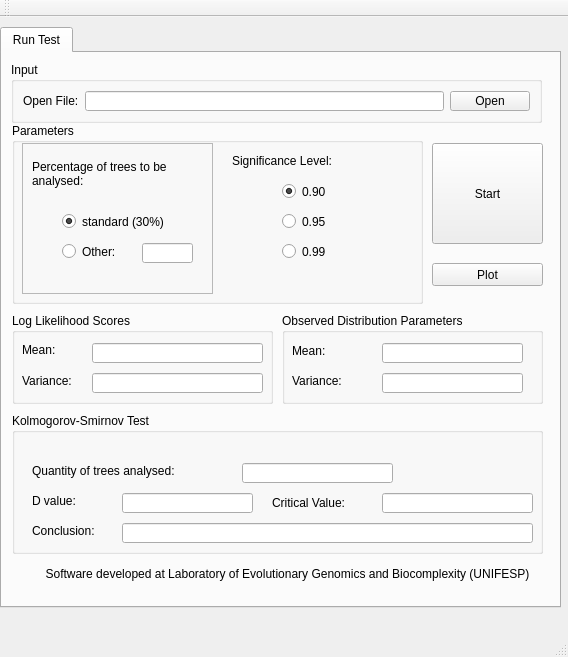
<?xml version="1.0" encoding="UTF-8"?>
<ui version="4.0">
 <class>PKS_Test</class>
 <widget class="QMainWindow" name="PKS_Test">
  <property name="geometry">
   <rect>
    <x>0</x>
    <y>0</y>
    <width>568</width>
    <height>657</height>
   </rect>
  </property>
  <property name="windowTitle">
   <string>PKS Test</string>
  </property>
  <widget class="QWidget" name="centralWidget">
   <widget class="QTabWidget" name="tabWidget_core">
    <property name="geometry">
     <rect>
      <x>0</x>
      <y>10</y>
      <width>561</width>
      <height>581</height>
     </rect>
    </property>
    <property name="autoFillBackground">
     <bool>true</bool>
    </property>
    <property name="currentIndex">
     <number>0</number>
    </property>
    <widget class="QWidget" name="tab">
     <attribute name="title">
      <string>Run Test</string>
     </attribute>
     <widget class="QGroupBox" name="groupBox_LnLStats">
      <property name="geometry">
       <rect>
        <x>10</x>
        <y>260</y>
        <width>261</width>
        <height>91</height>
       </rect>
      </property>
      <property name="title">
       <string>Log Likelihood Scores</string>
      </property>
      <widget class="QLabel" name="label_max">
       <property name="geometry">
        <rect>
         <x>10</x>
         <y>30</y>
         <width>47</width>
         <height>13</height>
        </rect>
       </property>
       <property name="text">
        <string>Mean:</string>
       </property>
      </widget>
      <widget class="QLabel" name="label_mean">
       <property name="geometry">
        <rect>
         <x>10</x>
         <y>60</y>
         <width>61</width>
         <height>16</height>
        </rect>
       </property>
       <property name="text">
        <string>Variance:</string>
       </property>
      </widget>
      <widget class="QLineEdit" name="lineEdit_max">
       <property name="geometry">
        <rect>
         <x>80</x>
         <y>30</y>
         <width>171</width>
         <height>20</height>
        </rect>
       </property>
      </widget>
      <widget class="QLineEdit" name="lineEdit_mean">
       <property name="geometry">
        <rect>
         <x>80</x>
         <y>60</y>
         <width>171</width>
         <height>20</height>
        </rect>
       </property>
      </widget>
     </widget>
     <widget class="QGroupBox" name="groupBox_parameters">
      <property name="geometry">
       <rect>
        <x>10</x>
        <y>70</y>
        <width>411</width>
        <height>181</height>
       </rect>
      </property>
      <property name="title">
       <string>Parameters</string>
      </property>
      <widget class="QFrame" name="frame_percentage">
       <property name="geometry">
        <rect>
         <x>10</x>
         <y>20</y>
         <width>191</width>
         <height>151</height>
        </rect>
       </property>
       <property name="frameShape">
        <enum>QFrame::StyledPanel</enum>
       </property>
       <property name="frameShadow">
        <enum>QFrame::Raised</enum>
       </property>
       <widget class="QFrame" name="frame_2">
        <property name="geometry">
         <rect>
          <x>220</x>
          <y>0</y>
          <width>201</width>
          <height>151</height>
         </rect>
        </property>
        <property name="frameShape">
         <enum>QFrame::StyledPanel</enum>
        </property>
        <property name="frameShadow">
         <enum>QFrame::Raised</enum>
        </property>
       </widget>
       <widget class="QLabel" name="label_percentage">
        <property name="geometry">
         <rect>
          <x>10</x>
          <y>10</y>
          <width>181</width>
          <height>41</height>
         </rect>
        </property>
        <property name="text">
         <string>Percentage of trees to be analysed:</string>
        </property>
        <property name="wordWrap">
         <bool>true</bool>
        </property>
       </widget>
       <widget class="QRadioButton" name="radioButton_standard">
        <property name="geometry">
         <rect>
          <x>40</x>
          <y>70</y>
          <width>141</width>
          <height>17</height>
         </rect>
        </property>
        <property name="text">
         <string>standard (30%)</string>
        </property>
        <property name="checked">
         <bool>true</bool>
        </property>
       </widget>
       <widget class="QRadioButton" name="radioButton_other">
        <property name="geometry">
         <rect>
          <x>40</x>
          <y>100</y>
          <width>82</width>
          <height>17</height>
         </rect>
        </property>
        <property name="text">
         <string>Other:</string>
        </property>
       </widget>
       <widget class="QLineEdit" name="lineEdit_other">
        <property name="geometry">
         <rect>
          <x>120</x>
          <y>100</y>
          <width>51</width>
          <height>20</height>
         </rect>
        </property>
       </widget>
      </widget>
      <widget class="QWidget" name="widget_confLevel" native="true">
       <property name="geometry">
        <rect>
         <x>210</x>
         <y>20</y>
         <width>191</width>
         <height>151</height>
        </rect>
       </property>
       <widget class="QLabel" name="label_confLevel">
        <property name="geometry">
         <rect>
          <x>10</x>
          <y>10</y>
          <width>141</width>
          <height>16</height>
         </rect>
        </property>
        <property name="text">
         <string>Significance Level:</string>
        </property>
       </widget>
       <widget class="QRadioButton" name="radioButton_90">
        <property name="geometry">
         <rect>
          <x>60</x>
          <y>40</y>
          <width>82</width>
          <height>17</height>
         </rect>
        </property>
        <property name="text">
         <string>0.90</string>
        </property>
        <property name="checked">
         <bool>true</bool>
        </property>
       </widget>
       <widget class="QRadioButton" name="radioButton_95">
        <property name="geometry">
         <rect>
          <x>60</x>
          <y>70</y>
          <width>82</width>
          <height>17</height>
         </rect>
        </property>
        <property name="text">
         <string>0.95</string>
        </property>
       </widget>
       <widget class="QRadioButton" name="radioButton_99">
        <property name="geometry">
         <rect>
          <x>60</x>
          <y>100</y>
          <width>82</width>
          <height>17</height>
         </rect>
        </property>
        <property name="text">
         <string>0.99</string>
        </property>
       </widget>
      </widget>
     </widget>
     <widget class="QGroupBox" name="groupBox_KSTest">
      <property name="geometry">
       <rect>
        <x>10</x>
        <y>360</y>
        <width>531</width>
        <height>141</height>
       </rect>
      </property>
      <property name="title">
       <string>Kolmogorov-Smirnov Test</string>
      </property>
      <widget class="QLabel" name="label_DValue">
       <property name="geometry">
        <rect>
         <x>20</x>
         <y>80</y>
         <width>61</width>
         <height>16</height>
        </rect>
       </property>
       <property name="text">
        <string>D value:</string>
       </property>
      </widget>
      <widget class="QLineEdit" name="lineEdit_dValue">
       <property name="geometry">
        <rect>
         <x>110</x>
         <y>80</y>
         <width>131</width>
         <height>20</height>
        </rect>
       </property>
      </widget>
      <widget class="QLabel" name="label_conclusion">
       <property name="geometry">
        <rect>
         <x>20</x>
         <y>110</y>
         <width>81</width>
         <height>16</height>
        </rect>
       </property>
       <property name="text">
        <string>Conclusion:</string>
       </property>
      </widget>
      <widget class="QLabel" name="label_TreeQuant">
       <property name="geometry">
        <rect>
         <x>20</x>
         <y>50</y>
         <width>201</width>
         <height>16</height>
        </rect>
       </property>
       <property name="text">
        <string>Quantity of trees analysed:</string>
       </property>
      </widget>
      <widget class="QLineEdit" name="lineEdit_TreeQuant">
       <property name="geometry">
        <rect>
         <x>230</x>
         <y>50</y>
         <width>151</width>
         <height>20</height>
        </rect>
       </property>
      </widget>
      <widget class="QLabel" name="critical_label">
       <property name="geometry">
        <rect>
         <x>260</x>
         <y>80</y>
         <width>101</width>
         <height>20</height>
        </rect>
       </property>
       <property name="text">
        <string>Critical Value:</string>
       </property>
      </widget>
      <widget class="QLineEdit" name="critical_line">
       <property name="geometry">
        <rect>
         <x>370</x>
         <y>80</y>
         <width>151</width>
         <height>20</height>
        </rect>
       </property>
      </widget>
      <widget class="QLineEdit" name="lineEdit_conc">
       <property name="geometry">
        <rect>
         <x>110</x>
         <y>110</y>
         <width>411</width>
         <height>20</height>
        </rect>
       </property>
      </widget>
     </widget>
     <widget class="QGroupBox" name="groupBox">
      <property name="geometry">
       <rect>
        <x>280</x>
        <y>260</y>
        <width>261</width>
        <height>91</height>
       </rect>
      </property>
      <property name="title">
       <string>Observed Distribution Parameters</string>
      </property>
      <widget class="QLabel" name="label_lambda">
       <property name="geometry">
        <rect>
         <x>10</x>
         <y>30</y>
         <width>81</width>
         <height>16</height>
        </rect>
       </property>
       <property name="text">
        <string>Mean:</string>
       </property>
      </widget>
      <widget class="QLabel" name="label_varMut">
       <property name="geometry">
        <rect>
         <x>10</x>
         <y>60</y>
         <width>71</width>
         <height>16</height>
        </rect>
       </property>
       <property name="text">
        <string>Variance:</string>
       </property>
      </widget>
      <widget class="QLineEdit" name="lineEdit_lambda">
       <property name="geometry">
        <rect>
         <x>100</x>
         <y>30</y>
         <width>141</width>
         <height>20</height>
        </rect>
       </property>
      </widget>
      <widget class="QLineEdit" name="lineEdit_varMut">
       <property name="geometry">
        <rect>
         <x>100</x>
         <y>60</y>
         <width>141</width>
         <height>20</height>
        </rect>
       </property>
      </widget>
     </widget>
     <widget class="QLabel" name="label">
      <property name="geometry">
       <rect>
        <x>10</x>
        <y>500</y>
        <width>551</width>
        <height>41</height>
       </rect>
      </property>
      <property name="text">
       <string>Software developed at Laboratory of Evolutionary Genomics and Biocomplexity (UNIFESP)</string>
      </property>
      <property name="alignment">
       <set>Qt::AlignCenter</set>
      </property>
      <property name="wordWrap">
       <bool>true</bool>
      </property>
     </widget>
     <widget class="QPushButton" name="pushButton_showGraph">
      <property name="geometry">
       <rect>
        <x>430</x>
        <y>210</y>
        <width>111</width>
        <height>23</height>
       </rect>
      </property>
      <property name="text">
       <string>Plot</string>
      </property>
     </widget>
     <widget class="QGroupBox" name="groupBox_open">
      <property name="geometry">
       <rect>
        <x>9</x>
        <y>9</y>
        <width>531</width>
        <height>61</height>
       </rect>
      </property>
      <property name="title">
       <string>Input</string>
      </property>
      <layout class="QHBoxLayout" name="horizontalLayout">
       <item>
        <widget class="QLabel" name="label_open">
         <property name="text">
          <string>Open File:</string>
         </property>
        </widget>
       </item>
       <item>
        <widget class="QLineEdit" name="lineEdit_open">
         <property name="dragEnabled">
          <bool>true</bool>
         </property>
         <property name="readOnly">
          <bool>false</bool>
         </property>
        </widget>
       </item>
       <item>
        <widget class="QPushButton" name="pushButton_open">
         <property name="text">
          <string>Open</string>
         </property>
        </widget>
       </item>
      </layout>
     </widget>
     <widget class="QPushButton" name="pushButton">
      <property name="geometry">
       <rect>
        <x>430</x>
        <y>90</y>
        <width>111</width>
        <height>101</height>
       </rect>
      </property>
      <property name="text">
       <string>Start</string>
      </property>
     </widget>
    </widget>
    
   </widget>
  </widget>
  <widget class="QMenuBar" name="menuBar">
   <property name="geometry">
    <rect>
     <x>0</x>
     <y>0</y>
     <width>568</width>
     <height>25</height>
    </rect>
   </property>
  </widget>
  <widget class="QToolBar" name="mainToolBar">
   <attribute name="toolBarArea">
    <enum>TopToolBarArea</enum>
   </attribute>
   <attribute name="toolBarBreak">
    <bool>false</bool>
   </attribute>
  </widget>
  <widget class="QStatusBar" name="statusBar"/>
 </widget>
 <resources/>
 <connections/>
</ui>
